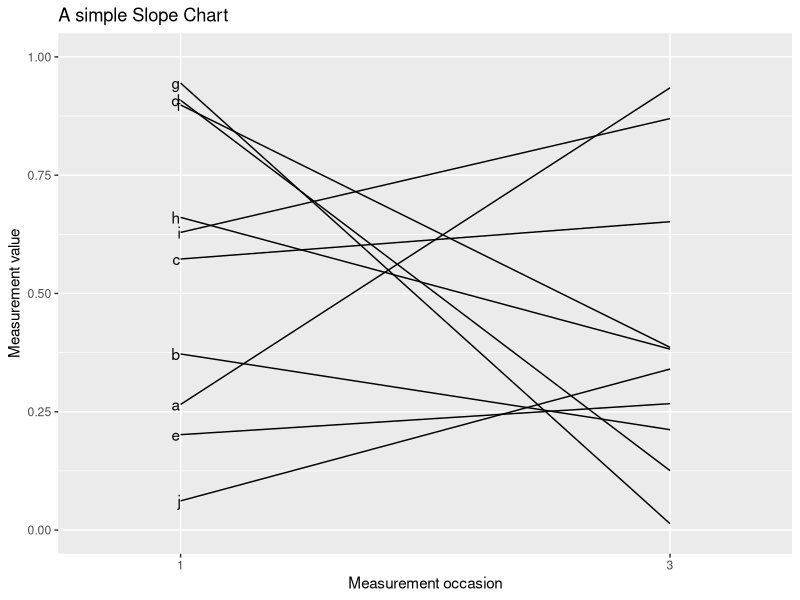
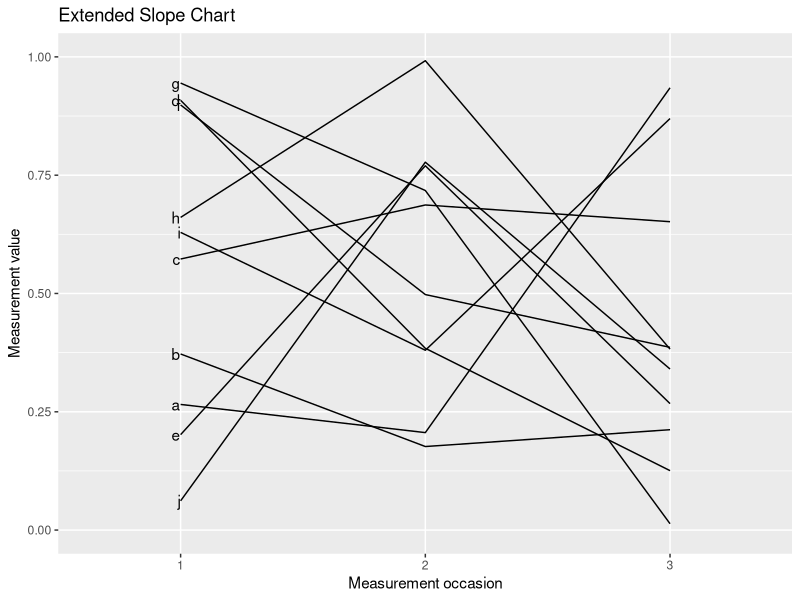

These charts were generated, in order, by the following R code:
## ---- chunk 1
set.seed(1)                         ## reproducible toy data
dta <- expand.grid(id = rep(letters[1:10]), t = c(1:3))
dta[, 'value'] <- runif(n = nrow(dta))
head(dta)
## ---- chunk 2
library('ggplot2')
p <- ggplot(
  data = subset(dta, t %in% c(min(t), max(t))), 
  # drop measurements between start and end
  aes(x = factor(t), y = value)
) +
  geom_line(aes(group = id)) +
  geom_text(                          # add left-hand labels
    data = subset(dta, t == 1), aes(label = id), hjust = 1
  ) +
  scale_y_continuous(
    limits = c(0, 1), breaks = seq(0, 1, .25)
  ) +
  scale_x_discrete(expand = c(0.25, 0)) +
  # reduce distance data to y-axis
  labs(
    x = 'Measurement occasion', y = 'Measurement value',
    title = 'A simple Slope Chart'
  )
print(p)

p <- ggplot(
  data = dta, 
  # drop measurements between start and end
  aes(x = factor(t), y = value)
) +
  geom_line(aes(group = id)) +
  geom_text(                          # add left-hand labels
    data = subset(dta, t == 1), aes(label = id), hjust = 1
  ) +
  scale_y_continuous(
    limits = c(0, 1), breaks = seq(0, 1, .25)
  ) +
  scale_x_discrete(expand = c(0.25, 0)) +
  # reduce distance data to y-axis
  labs(
    x = 'Measurement occasion', y = 'Measurement value',
    title = 'Extended Slope Chart'
  )
print(p)

# Houskeeping ---------------------------------------------
rm(dta, p); detach(package:ggplot2)
# END
